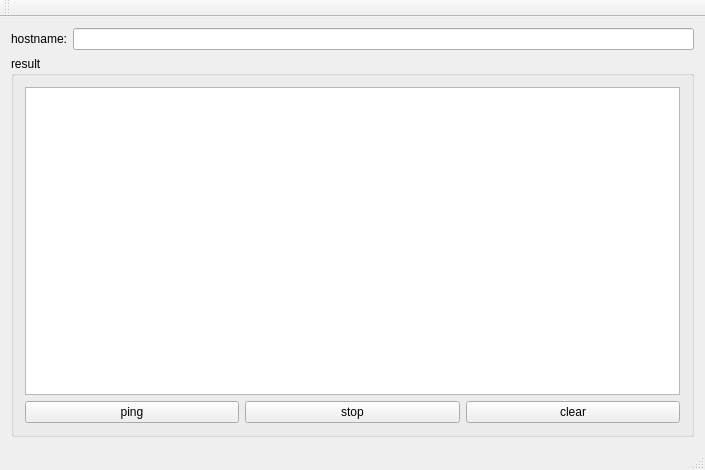
<?xml version="1.0" encoding="UTF-8"?>
<ui version="4.0">
 <class>MainWindow</class>
 <widget class="QMainWindow" name="MainWindow">
  <property name="geometry">
   <rect>
    <x>0</x>
    <y>0</y>
    <width>705</width>
    <height>470</height>
   </rect>
  </property>
  <property name="windowTitle">
   <string>PingTest</string>
  </property>
  <widget class="QWidget" name="centralWidget">
   <layout class="QHBoxLayout" name="horizontalLayout">
    <item>
     <layout class="QGridLayout" name="gridLayout">
      <item row="0" column="0">
       <widget class="QLabel" name="label">
        <property name="text">
         <string>hostname:</string>
        </property>
       </widget>
      </item>
      <item row="1" column="0" colspan="2">
       <widget class="QGroupBox" name="groupBox">
        <property name="sizePolicy">
         <sizepolicy hsizetype="Expanding" vsizetype="Expanding">
          <horstretch>0</horstretch>
          <verstretch>0</verstretch>
         </sizepolicy>
        </property>
        <property name="title">
         <string>result</string>
        </property>
        <layout class="QHBoxLayout" name="horizontalLayout_2">
         <item>
          <layout class="QGridLayout" name="gridLayout_2">
           <item row="0" column="0" colspan="3">
            <widget class="QTextEdit" name="result"/>
           </item>
           <item row="1" column="2">
            <widget class="QPushButton" name="clear">
             <property name="sizePolicy">
              <sizepolicy hsizetype="Expanding" vsizetype="Preferred">
               <horstretch>0</horstretch>
               <verstretch>0</verstretch>
              </sizepolicy>
             </property>
             <property name="text">
              <string>clear</string>
             </property>
            </widget>
           </item>
           <item row="1" column="1">
            <widget class="QPushButton" name="stop">
             <property name="sizePolicy">
              <sizepolicy hsizetype="Expanding" vsizetype="Preferred">
               <horstretch>0</horstretch>
               <verstretch>0</verstretch>
              </sizepolicy>
             </property>
             <property name="text">
              <string>stop</string>
             </property>
            </widget>
           </item>
           <item row="1" column="0">
            <widget class="QPushButton" name="ping">
             <property name="sizePolicy">
              <sizepolicy hsizetype="Expanding" vsizetype="Preferred">
               <horstretch>0</horstretch>
               <verstretch>0</verstretch>
              </sizepolicy>
             </property>
             <property name="text">
              <string>ping</string>
             </property>
            </widget>
           </item>
          </layout>
         </item>
        </layout>
       </widget>
      </item>
      <item row="0" column="1">
       <widget class="QLineEdit" name="hostname">
        <property name="sizePolicy">
         <sizepolicy hsizetype="Expanding" vsizetype="Fixed">
          <horstretch>0</horstretch>
          <verstretch>0</verstretch>
         </sizepolicy>
        </property>
       </widget>
      </item>
     </layout>
    </item>
   </layout>
  </widget>
  <widget class="QMenuBar" name="menuBar">
   <property name="geometry">
    <rect>
     <x>0</x>
     <y>0</y>
     <width>705</width>
     <height>25</height>
    </rect>
   </property>
  </widget>
  <widget class="QToolBar" name="mainToolBar">
   <attribute name="toolBarArea">
    <enum>TopToolBarArea</enum>
   </attribute>
   <attribute name="toolBarBreak">
    <bool>false</bool>
   </attribute>
  </widget>
  <widget class="QStatusBar" name="statusBar"/>
 </widget>
 <layoutdefault spacing="6" margin="11"/>
 <resources/>
 <connections/>
</ui>
